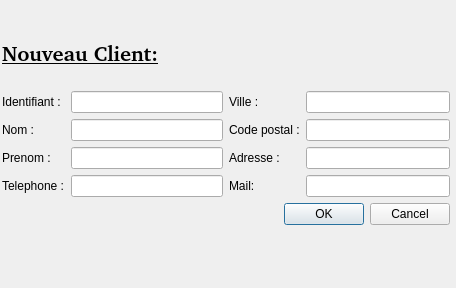
<?xml version="1.0" encoding="UTF-8"?>
<ui version="4.0">
 <class>DialoNewClient</class>
 <widget class="QDialog" name="DialoNewClient">
  <property name="geometry">
   <rect>
    <x>0</x>
    <y>0</y>
    <width>456</width>
    <height>288</height>
   </rect>
  </property>
  <property name="windowTitle">
   <string>Dialog</string>
  </property>
  <widget class="QWidget" name="">
   <property name="geometry">
    <rect>
     <x>2</x>
     <y>21</y>
     <width>448</width>
     <height>204</height>
    </rect>
   </property>
   <layout class="QVBoxLayout" name="verticalLayout_5">
    <item>
     <layout class="QHBoxLayout" name="horizontalLayout_5">
      <item>
       <widget class="QLabel" name="label_9">
        <property name="font">
         <font>
          <family>Bitstream Charter</family>
          <pointsize>16</pointsize>
          <weight>75</weight>
          <bold>true</bold>
          <underline>true</underline>
         </font>
        </property>
        <property name="text">
         <string>Nouveau Client:</string>
        </property>
       </widget>
      </item>
      <item>
       <spacer name="horizontalSpacer_2">
        <property name="orientation">
         <enum>Qt::Horizontal</enum>
        </property>
        <property name="sizeHint" stdset="0">
         <size>
          <width>40</width>
          <height>20</height>
         </size>
        </property>
       </spacer>
      </item>
     </layout>
    </item>
    <item>
     <layout class="QHBoxLayout" name="horizontalLayout_3">
      <item>
       <layout class="QHBoxLayout" name="horizontalLayout">
        <item>
         <layout class="QVBoxLayout" name="verticalLayout_2">
          <item>
           <widget class="QLabel" name="label">
            <property name="text">
             <string>Identifiant :</string>
            </property>
           </widget>
          </item>
          <item>
           <widget class="QLabel" name="label_2">
            <property name="text">
             <string>Nom :</string>
            </property>
           </widget>
          </item>
          <item>
           <widget class="QLabel" name="label_7">
            <property name="text">
             <string>Prenom :</string>
            </property>
           </widget>
          </item>
          <item>
           <widget class="QLabel" name="label_8">
            <property name="text">
             <string>Telephone :</string>
            </property>
           </widget>
          </item>
         </layout>
        </item>
        <item>
         <layout class="QVBoxLayout" name="verticalLayout">
          <item>
           <widget class="QLineEdit" name="lineEditIdNewCli"/>
          </item>
          <item>
           <widget class="QLineEdit" name="lineEditNomNewCli"/>
          </item>
          <item>
           <widget class="QLineEdit" name="lineEditPrenomNewCli"/>
          </item>
          <item>
           <widget class="QLineEdit" name="lineEditTelNewCli"/>
          </item>
         </layout>
        </item>
       </layout>
      </item>
      <item>
       <layout class="QHBoxLayout" name="horizontalLayout_2">
        <item>
         <layout class="QVBoxLayout" name="verticalLayout_3">
          <item>
           <widget class="QLabel" name="label_5">
            <property name="text">
             <string>Ville :</string>
            </property>
           </widget>
          </item>
          <item>
           <widget class="QLabel" name="label_4">
            <property name="text">
             <string>Code postal :</string>
            </property>
           </widget>
          </item>
          <item>
           <widget class="QLabel" name="label_3">
            <property name="text">
             <string>Adresse :</string>
            </property>
           </widget>
          </item>
          <item>
           <widget class="QLabel" name="label_6">
            <property name="text">
             <string>Mail:</string>
            </property>
           </widget>
          </item>
         </layout>
        </item>
        <item>
         <layout class="QVBoxLayout" name="verticalLayout_4">
          <item>
           <widget class="QLineEdit" name="lineEditVilleNewCli"/>
          </item>
          <item>
           <widget class="QLineEdit" name="lineEditCPNewCli"/>
          </item>
          <item>
           <widget class="QLineEdit" name="lineEditAdrNewCli"/>
          </item>
          <item>
           <widget class="QLineEdit" name="lineEditMelNewCli"/>
          </item>
         </layout>
        </item>
       </layout>
      </item>
     </layout>
    </item>
    <item>
     <layout class="QHBoxLayout" name="horizontalLayout_4">
      <item>
       <spacer name="horizontalSpacer">
        <property name="orientation">
         <enum>Qt::Horizontal</enum>
        </property>
        <property name="sizeHint" stdset="0">
         <size>
          <width>40</width>
          <height>20</height>
         </size>
        </property>
       </spacer>
      </item>
      <item>
       <widget class="QDialogButtonBox" name="buttonBox">
        <property name="orientation">
         <enum>Qt::Horizontal</enum>
        </property>
        <property name="standardButtons">
         <set>QDialogButtonBox::Cancel|QDialogButtonBox::Ok</set>
        </property>
       </widget>
      </item>
     </layout>
    </item>
   </layout>
  </widget>
 </widget>
 <resources/>
 <connections>
  <connection>
   <sender>buttonBox</sender>
   <signal>accepted()</signal>
   <receiver>DialoNewClient</receiver>
   <slot>accept()</slot>
   <hints>
    <hint type="sourcelabel">
     <x>248</x>
     <y>254</y>
    </hint>
    <hint type="destinationlabel">
     <x>157</x>
     <y>274</y>
    </hint>
   </hints>
  </connection>
  <connection>
   <sender>buttonBox</sender>
   <signal>rejected()</signal>
   <receiver>DialoNewClient</receiver>
   <slot>reject()</slot>
   <hints>
    <hint type="sourcelabel">
     <x>316</x>
     <y>260</y>
    </hint>
    <hint type="destinationlabel">
     <x>286</x>
     <y>274</y>
    </hint>
   </hints>
  </connection>
 </connections>
</ui>
